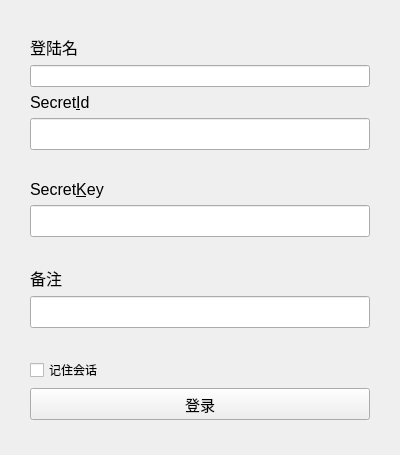
<?xml version="1.0" encoding="UTF-8"?>
<ui version="4.0">
 <class>LoginDialog</class>
 <widget class="QWidget" name="LoginDialog">
  <property name="geometry">
   <rect>
    <x>0</x>
    <y>0</y>
    <width>400</width>
    <height>455</height>
   </rect>
  </property>
  <property name="windowTitle">
   <string>登录</string>
  </property>
  <layout class="QVBoxLayout" name="verticalLayout">
   <property name="leftMargin">
    <number>30</number>
   </property>
   <property name="rightMargin">
    <number>30</number>
   </property>
   <item>
    <spacer name="verticalSpacer_2">
     <property name="orientation">
      <enum>Qt::Orientation::Vertical</enum>
     </property>
     <property name="sizeHint" stdset="0">
      <size>
       <width>20</width>
       <height>40</height>
      </size>
     </property>
    </spacer>
   </item>
   <item>
    <widget class="QLabel" name="labelLoginName">
     <property name="font">
      <font>
       <pointsize>12</pointsize>
       <bold>false</bold>
      </font>
     </property>
     <property name="text">
      <string>登陆名</string>
     </property>
    </widget>
   </item>
   <item>
    <widget class="ComboLine" name="lineEditLoginName"/>
   </item>
   <item>
    <spacer name="verticalSpacer_7">
     <property name="orientation">
      <enum>Qt::Orientation::Vertical</enum>
     </property>
     <property name="sizeHint" stdset="0">
      <size>
       <width>20</width>
       <height>8</height>
      </size>
     </property>
    </spacer>
   </item>
   <item>
    <widget class="QLabel" name="labelSecretId">
     <property name="font">
      <font>
       <pointsize>12</pointsize>
      </font>
     </property>
     <property name="text">
      <string>Secret&amp;Id</string>
     </property>
     <property name="buddy">
      <cstring>lineEditSecretId</cstring>
     </property>
    </widget>
   </item>
   <item>
    <widget class="QLineEdit" name="lineEditSecretId">
     <property name="minimumSize">
      <size>
       <width>0</width>
       <height>32</height>
      </size>
     </property>
    </widget>
   </item>
   <item>
    <spacer name="verticalSpacer_3">
     <property name="orientation">
      <enum>Qt::Orientation::Vertical</enum>
     </property>
     <property name="sizeHint" stdset="0">
      <size>
       <width>20</width>
       <height>40</height>
      </size>
     </property>
    </spacer>
   </item>
   <item>
    <widget class="QLabel" name="labelSecretKey">
     <property name="font">
      <font>
       <pointsize>12</pointsize>
      </font>
     </property>
     <property name="text">
      <string>Secret&amp;Key</string>
     </property>
     <property name="buddy">
      <cstring>lineEditSecretKey</cstring>
     </property>
    </widget>
   </item>
   <item>
    <widget class="QLineEdit" name="lineEditSecretKey">
     <property name="minimumSize">
      <size>
       <width>0</width>
       <height>32</height>
      </size>
     </property>
    </widget>
   </item>
   <item>
    <spacer name="verticalSpacer_4">
     <property name="orientation">
      <enum>Qt::Orientation::Vertical</enum>
     </property>
     <property name="sizeHint" stdset="0">
      <size>
       <width>20</width>
       <height>40</height>
      </size>
     </property>
    </spacer>
   </item>
   <item>
    <widget class="QLabel" name="labelRemark">
     <property name="font">
      <font>
       <pointsize>12</pointsize>
      </font>
     </property>
     <property name="text">
      <string>备注</string>
     </property>
    </widget>
   </item>
   <item>
    <widget class="QLineEdit" name="lineEditRemark">
     <property name="minimumSize">
      <size>
       <width>0</width>
       <height>32</height>
      </size>
     </property>
    </widget>
   </item>
   <item>
    <spacer name="verticalSpacer_5">
     <property name="orientation">
      <enum>Qt::Orientation::Vertical</enum>
     </property>
     <property name="sizeHint" stdset="0">
      <size>
       <width>20</width>
       <height>40</height>
      </size>
     </property>
    </spacer>
   </item>
   <item>
    <widget class="QCheckBox" name="checkBoxSaveSection">
     <property name="text">
      <string>记住会话</string>
     </property>
    </widget>
   </item>
   <item>
    <widget class="UiPushButton" name="btnLogin">
     <property name="minimumSize">
      <size>
       <width>0</width>
       <height>32</height>
      </size>
     </property>
     <property name="font">
      <font>
       <pointsize>11</pointsize>
      </font>
     </property>
     <property name="text">
      <string>登录</string>
     </property>
    </widget>
   </item>
   <item>
    <spacer name="verticalSpacer_6">
     <property name="orientation">
      <enum>Qt::Orientation::Vertical</enum>
     </property>
     <property name="sizeHint" stdset="0">
      <size>
       <width>20</width>
       <height>40</height>
      </size>
     </property>
    </spacer>
   </item>
  </layout>
 </widget>
 <customwidgets>
  <customwidget>
   <class>UiPushButton</class>
   <extends>QPushButton</extends>
   <header>src/fend/uicommond/uipushbutton.h</header>
  </customwidget>
  <customwidget>
   <class>ComboLine</class>
   <extends>QLineEdit</extends>
   <header location="global">src/fend/uicommond/comboline.h</header>
  </customwidget>
 </customwidgets>
 <resources/>
 <connections/>
</ui>
